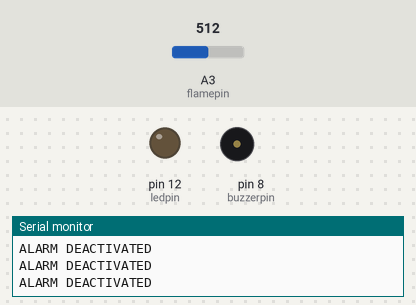
A sketch run on a simulated Arduino Uno, built with avr-gcc and run on an emulated ATmega328P. Parts: output pins drawn as LEDs (lit = HIGH), buzzer (waves = sounding), the last lines printed to the serial monitor. Dashed ring = blinking. Inputs (shaded band) come from the test bench; at power-on: A3 (flamepin) = 512.

Above: at 1.2 s.
1.3 s: A3 (flamepin) set to 217
4.3 s: A3 (flamepin) set to 186
At 5.3 s:
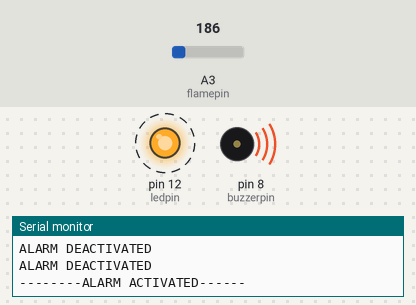
Timing chart, 0 to 13.3 s (numbered marks = the images above; inputs shaded):
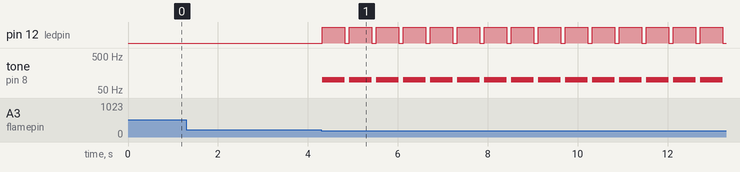

The sketch:

flame_sensor.ino
```cpp
const int ledpin=12;
const int flamepin=A3;
const int buzzerpin=8;
const int threshold=200;

int flamesensvalue=0;//initilise flamesensor reading


void setup() {
  // put your setup code here, to run once:
Serial.begin(9600);
pinMode(ledpin,OUTPUT);
pinMode(flamepin,INPUT);
pinMode(buzzerpin,OUTPUT);
}

void loop() {
  // put your main code here, to run repeatedly:
flamesensvalue=analogRead(flamepin);//read analog data from flame sensor
if (flamesensvalue<=threshold)//reading compare from flame sensor with threshold value
{
tone(buzzerpin,100);
digitalWrite(ledpin,HIGH);
delay(500);
noTone(buzzerpin);
digitalWrite(ledpin,LOW);
delay(100);
Serial.println("--------ALARM ACTIVATED------");
}

else{
  noTone(buzzerpin);
  digitalWrite(ledpin,LOW);

  Serial.println("ALARM DEACTIVATED");

}
}
```

Measured:
- the behaviour switches between 201 and 200 on A3 (flamepin) (found by bisection; images 0 and 1)
- after the input at 4.3 s, pin 12 (ledpin): alternates HIGH for 0.50 s and LOW for 0.10 s, starting at once; tone on pin 8 (buzzerpin): alternates 100 Hz for 0.50 s and silent for 0.10 s, starting at once
